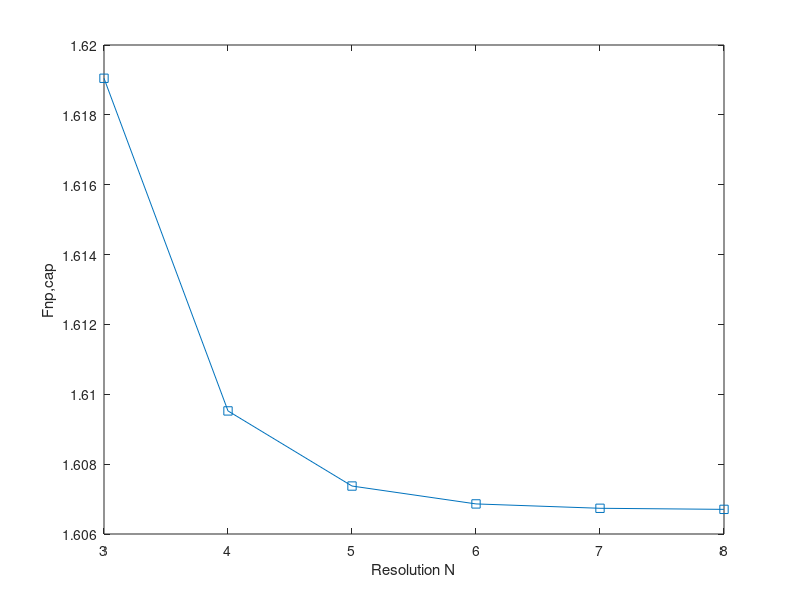

Write MATLAB code to recreate this figure.
%Fnp,cap is approximately equal to 1.6

n = 3:1:8;
f1 = 1./(2.^n-1);
f2 = [];
for n = 3:1:8
   x = 0;
   for k = 0:1:n-1
       x = x + 1/(2^(n-k)-1);
   end
   f2 = [f2, x];
end
f = (f1 + f2);
n = 3:1:8;
plot(n,f,'-s')
xlabel('Resolution N')
ylabel('Fnp,cap')